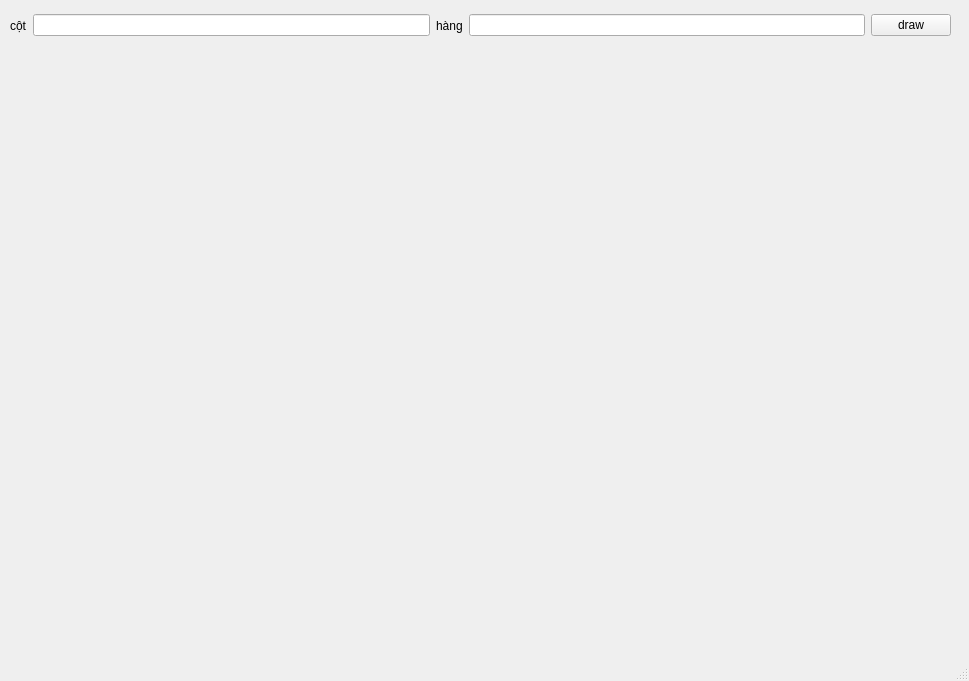
<?xml version="1.0" encoding="UTF-8"?>
<ui version="4.0">
 <class>MainWindow</class>
 <widget class="QMainWindow" name="MainWindow">
  <property name="geometry">
   <rect>
    <x>0</x>
    <y>0</y>
    <width>969</width>
    <height>681</height>
   </rect>
  </property>
  <property name="windowTitle">
   <string>MainWindow</string>
  </property>
  <widget class="QWidget" name="centralwidget">
   <widget class="QWidget" name="gridLayoutWidget">
    <property name="geometry">
     <rect>
      <x>10</x>
      <y>40</y>
      <width>941</width>
      <height>581</height>
     </rect>
    </property>
    <layout class="QGridLayout" name="frame_board"/>
   </widget>
   <widget class="QWidget" name="horizontalLayoutWidget">
    <property name="geometry">
     <rect>
      <x>10</x>
      <y>10</y>
      <width>941</width>
      <height>31</height>
     </rect>
    </property>
    <layout class="QHBoxLayout" name="horizontalLayout">
     <item>
      <widget class="QLabel" name="label">
       <property name="text">
        <string>cột</string>
       </property>
      </widget>
     </item>
     <item>
      <widget class="QLineEdit" name="col"/>
     </item>
     <item>
      <widget class="QLabel" name="label_2">
       <property name="text">
        <string>hàng</string>
       </property>
      </widget>
     </item>
     <item>
      <widget class="QLineEdit" name="row"/>
     </item>
     <item>
      <widget class="QPushButton" name="draw">
       <property name="text">
        <string>draw</string>
       </property>
      </widget>
     </item>
    </layout>
   </widget>
  </widget>
  <widget class="QMenuBar" name="menubar">
   <property name="geometry">
    <rect>
     <x>0</x>
     <y>0</y>
     <width>969</width>
     <height>26</height>
    </rect>
   </property>
  </widget>
  <widget class="QStatusBar" name="statusbar"/>
 </widget>
 <resources/>
 <connections/>
</ui>
